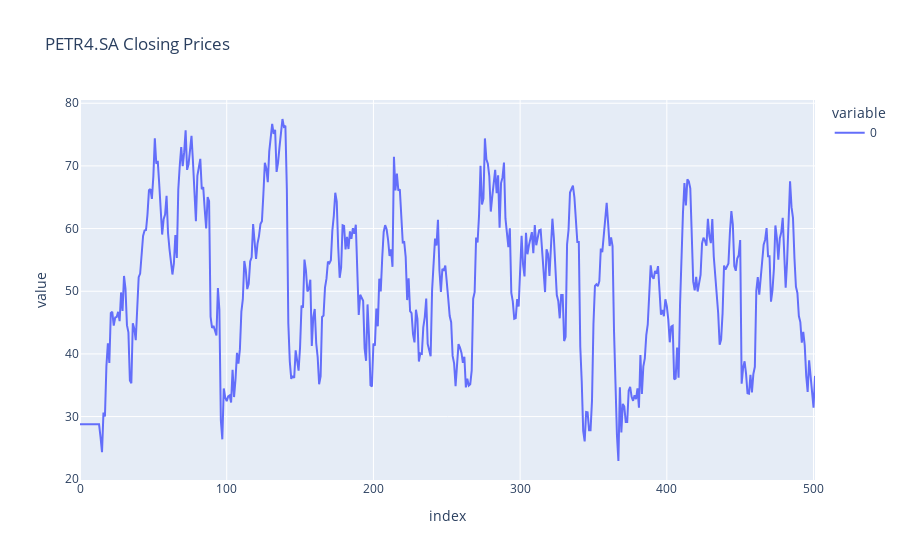

The notebook cell this image was saved under:
### Code cell
px.line(vol_rsi, title=f"{ticker} Closing Prices").show(fig_type="png")

### Figure 1 — Plotly figure (JSON) as saved in the notebook; plotly's stock layout.template omitted (floating-point values rounded to 4 significant figures; data arrays with more than 128 entries replaced by an {"elided": "..."} marker saying what was removed)
{"data": [{"hovertemplate": "variable=0<br>index=%{x}<br>value=%{y}<extra></extra>", "legendgroup": "0", "line": {"color": "#636efa", "dash": "solid"}, "marker": {"symbol": "circle"}, "mode": "lines", "name": "0", "orientation": "v", "showlegend": true, "type": "scatter", "x": {"elided": "502 int values"}, "xaxis": "x", "y": {"elided": "502 float values"}, "yaxis": "y"}], "layout": {"legend": {"title": {"text": "variable"}, "tracegroupgap": 0}, "title": {"text": "PETR4.SA Closing Prices"}, "xaxis": {"anchor": "y", "domain": [0, 1], "title": {"text": "index"}}, "yaxis": {"anchor": "x", "domain": [0, 1], "title": {"text": "value"}}}}
